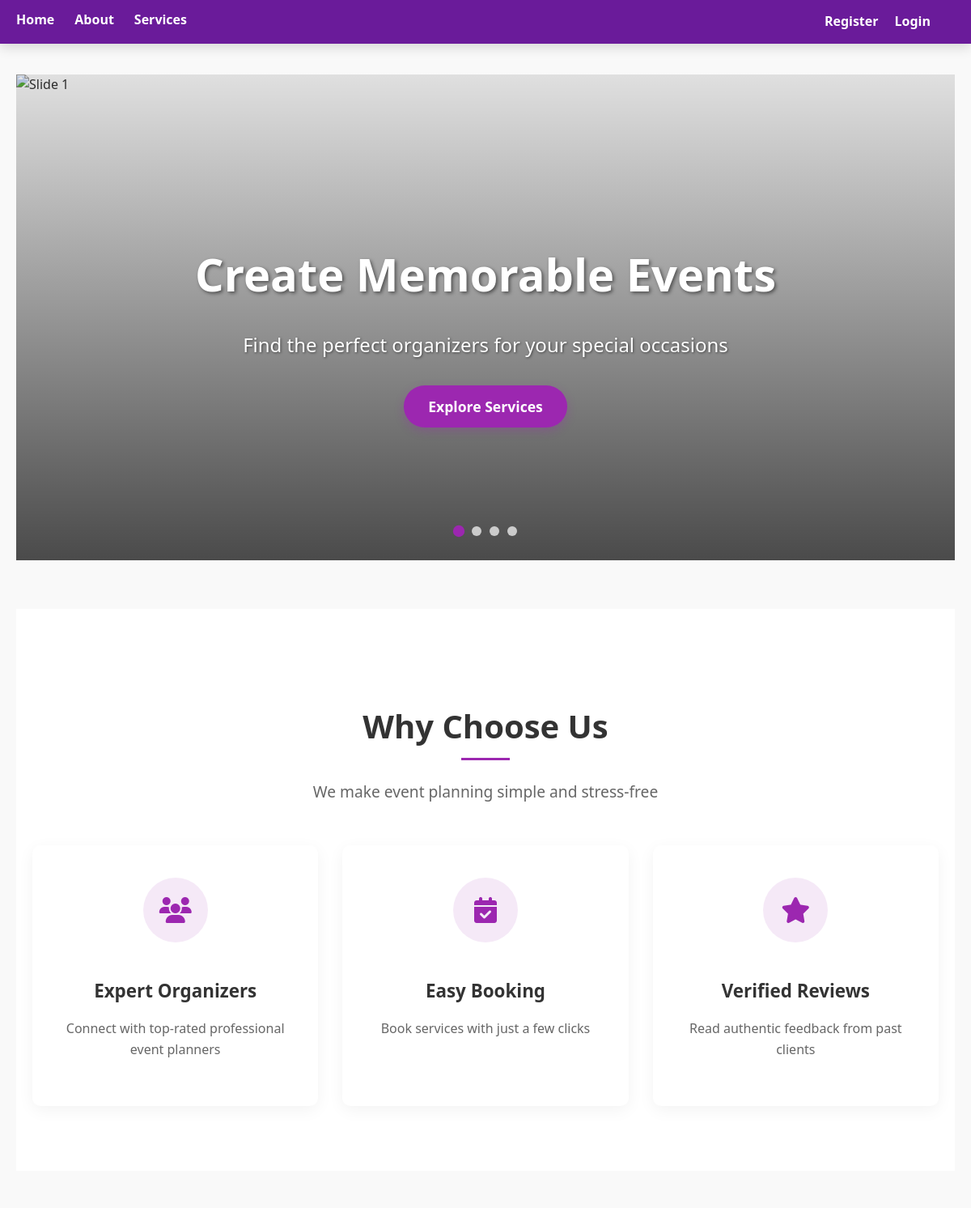
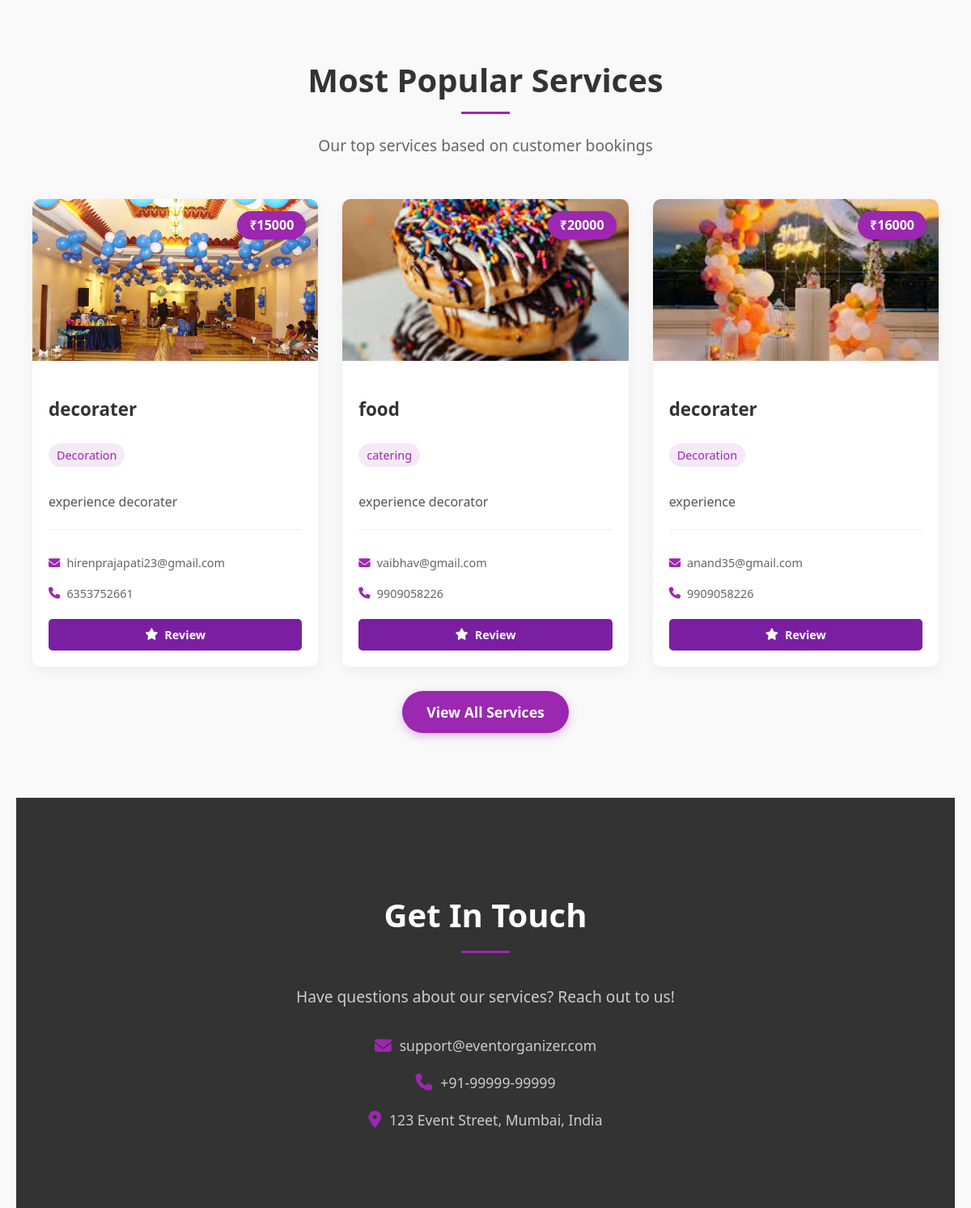
The page / on the database its author committed (2 pictures, top to bottom).
### model.py (models this page shows)
class Service(db.Model):
    id = db.Column(db.Integer, primary_key=True)
    title = db.Column(db.String(100))
    category = db.Column(db.String(100))
    description = db.Column(db.Text)
    price = db.Column(db.Integer)
    image = db.Column(db.String(100))
    organizer_id = db.Column(db.Integer, db.ForeignKey('user.id'))
    organizer = db.relationship('User', backref='services')

class User(db.Model):
    id = db.Column(db.Integer, primary_key=True)
    role = db.Column(db.String(10))  # customer or organizer
    name = db.Column(db.String(100))
    email = db.Column(db.String(100), unique=True)
    mobile = db.Column(db.String(15))  # New field
    password = db.Column(db.String(200))

### app.py (the view)
@app.route('/')
def home():
    service_order_counts = db.session.query(
        Order.service_id,
        func.count(Order.id).label('order_count')
    ).group_by(Order.service_id).subquery()
    top_services = db.session.query(Service).\
        outerjoin(service_order_counts, Service.id == service_order_counts.c.service_id).\
        order_by(service_order_counts.c.order_count.desc().nullslast()).\
        limit(4).all()
    if len(top_services) < 4:
        existing_ids = [s.id for s in top_services]
        additional_services = Service.query.filter(~Service.id.in_(existing_ids)).limit(4 - len(top_services)).all()
        top_services.extend(additional_services)
    return render_template('home.html', services=top_services)

### templates/home.html (shortened to what this page needs)
{% extends "layout.html" %}
{% block content %}
<div class="hero-section">
  <div class="carousel-container">
    <div id="carouselTrack" class="carousel-slide">
      <img src="{{ url_for('static', filename='images/photography.jpg') }}" alt="Slide 1">
    </div>
    <div class="carousel-overlay">
      <div class="hero-content">
        <h1>Create Memorable Events</h1>
        <p>Find the perfect organizers for your special occasions</p>
        <a href="{{ url_for('services') }}" class="hero-button">Explore Services</a>
      </div>
    </div>
    <div class="carousel-dots">
      <span class="dot" onclick="moveToSlide(0)"></span>
      <span class="dot" onclick="moveToSlide(1)"></span>
      <span class="dot" onclick="moveToSlide(2)"></span>
      <span class="dot" onclick="moveToSlide(3)"></span>
    </div>
  </div>
</div>
<section class="features-section">
  <div class="container">
    <div class="section-title">
      <h2>Why Choose Us</h2>
      <p>We make event planning simple and stress-free</p>
    </div>
    <div class="feature-cards">
      <div class="feature-card">
        <div class="feature-icon">
          <i class="fas fa-users"></i>
        </div>
        <h3>Expert Organizers</h3>
        <p>Connect with top-rated professional event planners</p>
      </div>
      <div class="feature-card">
        <div class="feature-icon">
          <i class="fas fa-calendar-check"></i>
        </div>
        <h3>Easy Booking</h3>
        <p>Book services with just a few clicks</p>
      </div>
      <div class="feature-card">
        <div class="feature-icon">
          <i class="fas fa-star"></i>
        </div>
        <h3>Verified Reviews</h3>
        <p>Read authentic feedback from past clients</p>
      </div>
    </div>
  </div>
</section>
<section class="services-section">
  <div class="container">
    <div class="section-title">
      <h2>Most Popular Services</h2>
      <p>Our top services based on customer bookings</p>
    </div>
    {% if services %}
    <div class="services-grid">
      {% for service in services %}
      <div class="service-card">
        <div class="service-image-container">
          {% if service.image %}
            <img src="{{ url_for('static', filename='uploads/' + service.image) }}"
                alt="Service Image" class="service-image">
          {% else %}
            <img src="{{ url_for('static', filename='images/background.jpg') }}"
                alt="Default Service Image" class="service-image">
          {% endif %}
          <span class="service-price">₹{{ service.price }}</span>
        </div>
        <div class="service-content">
          <h3 class="service-title">{{ service.title }}</h3>
          <p class="service-category">{{ service.category }}</p>
          <p class="service-description">{{ service.description }}</p>
          {% if service.organizer %}
          <div class="organizer-info">
            <p><i class="fas fa-envelope"></i> {{ service.organizer.email }}</p>
            <p><i class="fas fa-phone"></i> {{ service.organizer.mobile }}</p>
          </div>
          {% endif %}
          <div class="service-actions">
            <a href="{{ url_for('review', service_id=service.id) }}" class="review-button">
              <i class="fas fa-star"></i>  Review
            </a>
          </div>
        </div>
      </div>
      {% endfor %}
    </div>
    <div class="text-center mt-30">
      <a href="{{ url_for('services') }}" class="hero-button">View All Services</a>
    </div>
    {% else %}
    <p class="no-service-message">No services available right now.</p>
    {% endif %}
  </div>
</section>
<section class="contact-section">
  <div class="container">
    <div class="contact-content">
      <div class="contact-info">
        <h2>Get In Touch</h2>
        <p>Have questions about our services? Reach out to us!</p>
        <div class="contact-details">
          <p><i class="fas fa-envelope"></i> support@eventorganizer.com</p>
          <p><i class="fas fa-phone"></i> +91-99999-99999</p>
          <p><i class="fas fa-map-marker-alt"></i> 123 Event Street, Mumbai, India</p>
        </div>
      </div>
    </div>
  </div>
</section>
{% endblock %}

### rows shown on the page
Service: image (picture), price "15000", title "decorater", category "Decoration", description "experience decorater", organizer.email "hirenprajapati23@gmail.com", organizer.mobile "6353752661"
Service: image (picture), price "20000", title "food", category "catering", description "experience decorator", organizer.email "vaibhav@gmail.com", organizer.mobile "9909058226"
Service: image (picture), price "16000", title "decorater", category "Decoration", description "experience", organizer.email "anand35@gmail.com", organizer.mobile "9909058226"
